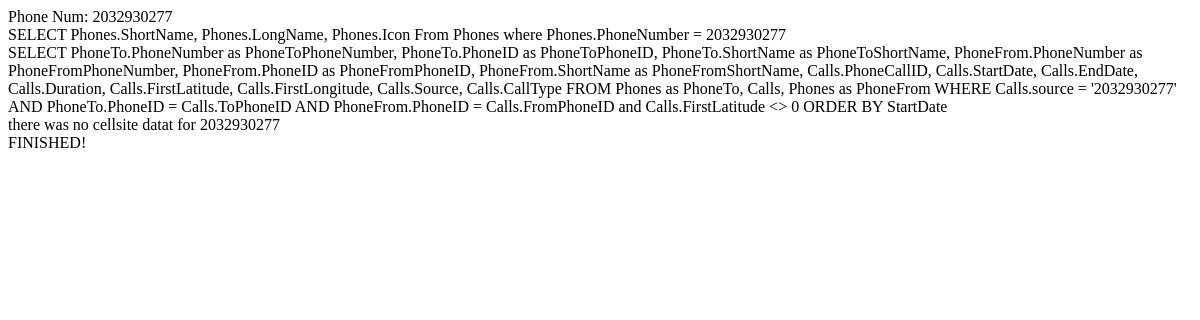
Before: /phones/getonephonekml.php?number=2032930277 with the older database file.
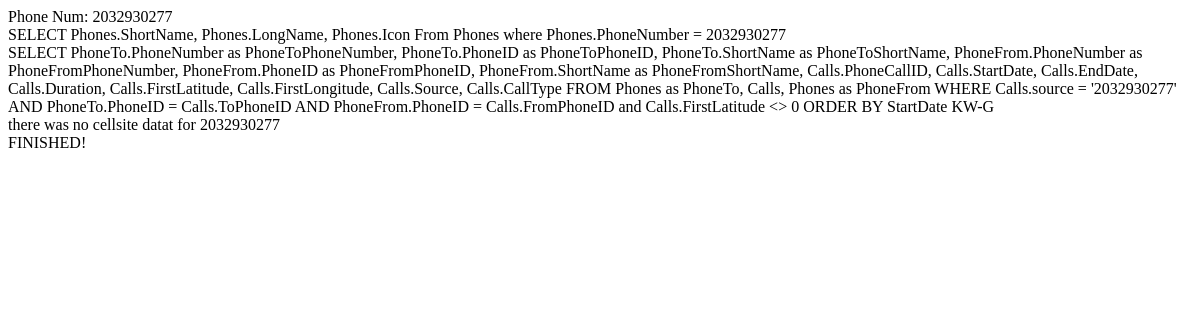
After: the same page with the newer database file.
### tables this page shows
CREATE TABLE `Phones` (
  `PhoneID` int(11) NOT NULL AUTO_INCREMENT,
  `CaseID` int(11) DEFAULT NULL,
  `PhoneNumber` varchar(127) DEFAULT NULL,
  `ServiceProviderID` int(11) DEFAULT NULL,
  `Created` datetime DEFAULT NULL,
  `Modified` datetime DEFAULT NULL,
  `ShortName` varchar(127) DEFAULT NULL,
  `LongName` varchar(255) DEFAULT NULL,
  `Icon` varchar(255) DEFAULT NULL,
  PRIMARY KEY (`PhoneID`)
);

### phones/getonephonekml.php (the view, shortened to what this page needs)
<?php
$phoneNumber = $_GET['number'];
echo "Phone Num: $phoneNumber<BR>";
$outFile = "../output/Kw_".$phoneNumber."_out.kml";
try {
	$outputFile = fopen($outFile, "w");
} catch (Exception $e) {
	echo "Caught exception", $e->getMessage(), "<br>";
	die();
}
$phoneInfoQuery = "SELECT Phones.ShortName, Phones.LongName, Phones.Icon From Phones where Phones.PhoneNumber = $phoneNumber";
echo $phoneInfoQuery . "<BR>";
if ($result = $link->query($phoneInfoQuery)) {
	while($row=$result->fetch_array()) {
		$prefix = $row['ShortName'];
		$icon = $row['Icon'];
	}
}
$query = "SELECT  PhoneTo.PhoneNumber as PhoneToPhoneNumber, PhoneTo.PhoneID as PhoneToPhoneID, PhoneTo.ShortName as PhoneToShortName, PhoneFrom.PhoneNumber as PhoneFromPhoneNumber, PhoneFrom.PhoneID as PhoneFromPhoneID, PhoneFrom.ShortName as PhoneFromShortName, Calls.PhoneCallID, Calls.StartDate, Calls.EndDate, Calls.Duration, Calls.FirstLatitude, Calls.FirstLongitude, Calls.Source, Calls.CallType FROM Phones as PhoneTo, Calls, Phones as PhoneFrom WHERE Calls.source = '$phoneNumber' AND PhoneTo.PhoneID = Calls.ToPhoneID AND PhoneFrom.PhoneID = Calls.FromPhoneID and Calls.FirstLatitude <> 0 ORDER BY StartDate";
echo $query;
if ($result = $link->query($query)) {
	$outputLine =  '<?xml version="1.0" encoding="UTF-8"?>
	<kml xmlns="http://earth.google.com/kml/2.2">
	<Document>
	  <name>'.$prefix.'</name>
	  <Style id="pushpin">
	    <IconStyle>
	      <Icon>
	  	    <href>http://www.oandh.net/kml_icons/mobilephonedirectory/'.$icon.'</href>
	      </Icon>
	      <hotSpot x="32" y="1" xunits="pixels" yunits="pixels"/>
	    </IconStyle>
	  </Style>' ;
    echo $outputLine ."<BR>";
	if (isset($rows)) {
		foreach($rows as $row) {
			if ($row['PhoneFromShortName']<>'') {
				$from = $row['PhoneFromShortName'];
			} else {
				$from = $row['PhoneFromPhoneNumber'];
			}
			if ($row['PhoneToShortName']<>'') {
				$to = $row['PhoneToShortName'];
			} else {
				$to = $row['PhoneToPhoneNumber'];
			}
			$toPhoneNumber = $row["PhoneToPhoneNumber"];
			$toPhoneID = $row["PhoneToPhoneID"];
			$toShortName = $row["PhoneToShortName"];
			$fromPhoneNumber = $row['PhoneFromPhoneNumber'];
			$fromPhoneID = $row['PhoneFromPhoneID'];
			$fromShortName = $row['PhoneFromShortName'];
			$callID = $row['PhoneCallID'];
			$startDate = $row['StartDate'];
			$endDate = $row['EndDate'];
			$duration = $row['Duration'];
			$firstLatitude = $row['FirstLatitude'];
			$firstLongitude = $row['FirstLongitude'];
			$coordinates = "$firstLongitude,$firstLatitude,0";
			$callType = $row['CallType'];
			$startDate = new DateTime($row['StartDate']);
			$strStartDate = $startDate->format('n/j/y H:i:s');
			$endDate = new datetime($row['EndDate']);
			$strEndDate = $endDate->format('n/j/y H:i:s');
			if ($callType =='Voice') {
				$name =  "Voice $from To $to $strStartDate - $strEndDate";
			} elseif ($callType == 'Data') {
				$name = "Data $from $strStartDate - $strEndDate";
			} else {
				$name = "SMS $from To $to $strStartDate";
			}
			$startDate = new datetime($row['StartDate']);
			$startDate->modify('5 hours');
			$endDate = new datetime($row['EndDate']);
			$endDate->modify('5 hours'); ;
			if ($startDate == $endDate) {
				$timestamp = $startDate->format("Y-m-d") . 'T'.$startDate->format("H:i:s");
				$timeString = 	"	<TimeStamp>
			    	    <when>$timestamp</when>
			    	  </TimeStamp>";
			}
			else {
				$begin = $startDate->format("Y-m-d") . 'T'.$startDate->format("H:i:s");
				$endDate = new datetime($row['StartDate']);
				$endDate->modify('5 hours'); ;
				$end = $endDate->format("Y-m-d") . 'T'.$endDate->format("H:i:s");
				$timeString = "<TimeSpan>
					<begin>$begin</begin>
					<end>$end</end>
					</TimeSpan>";
			}
				$kmlLine = "
		   	<Placemark>
		  	  <name>$name</name>
			    	  <styleUrl>#pushpin</styleUrl>
			    	  $timeString
			    	  <Point>
			       	 	<coordinates>$coordinates</coordinates>
			      	  </Point>
			        </Placemark>";
					fwrite ($outputFile, $kmlLine);
		}
	} else {
		echo "there was no cellsite datat for $phoneNumber <BR>";
	}
} else {
	echo "stmt didnt work<BR>";
}
echo "FINISHED!";
?>

Changed rows visible on the page:
added phones: ShortName "KW-G"
